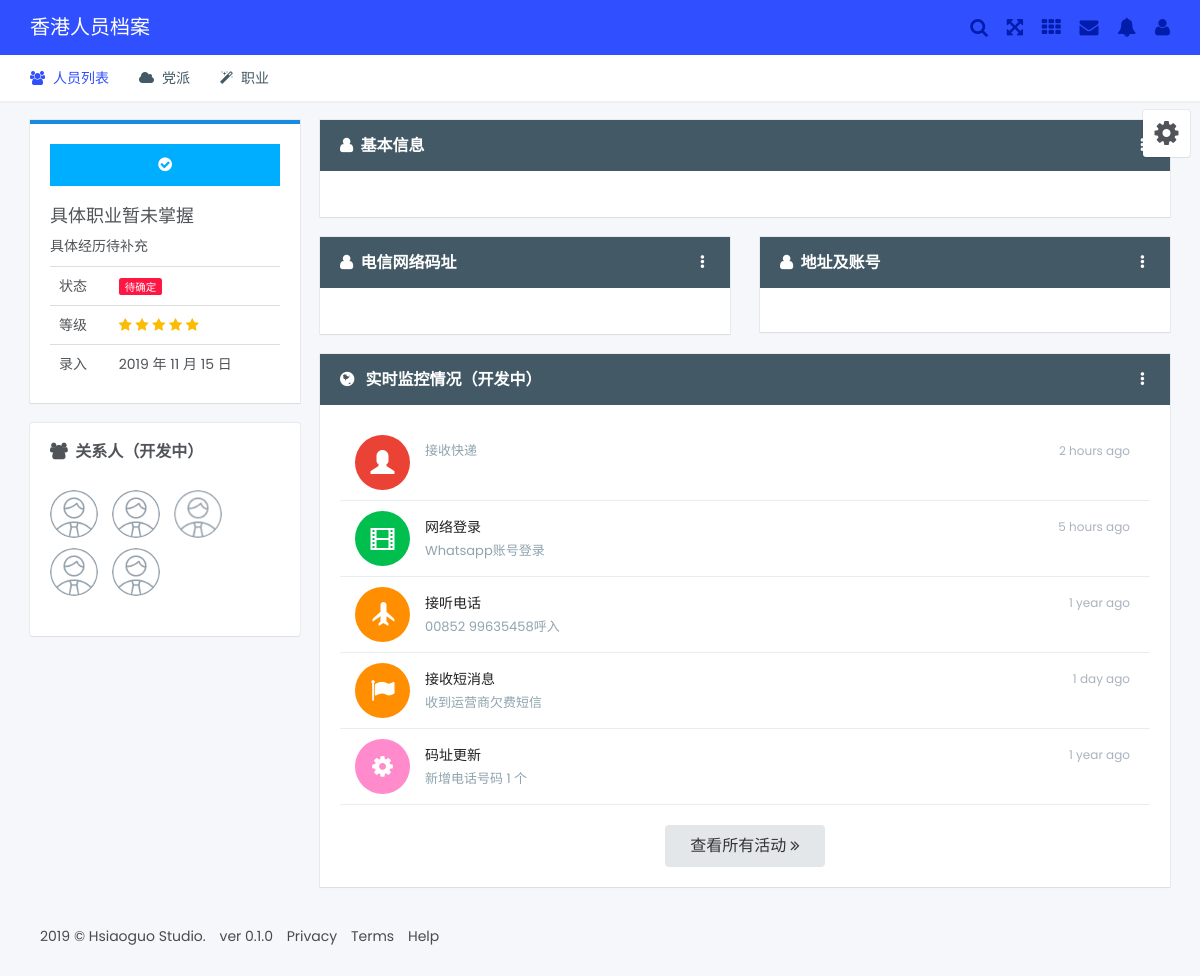
Page /profile/5 on the earlier database version.
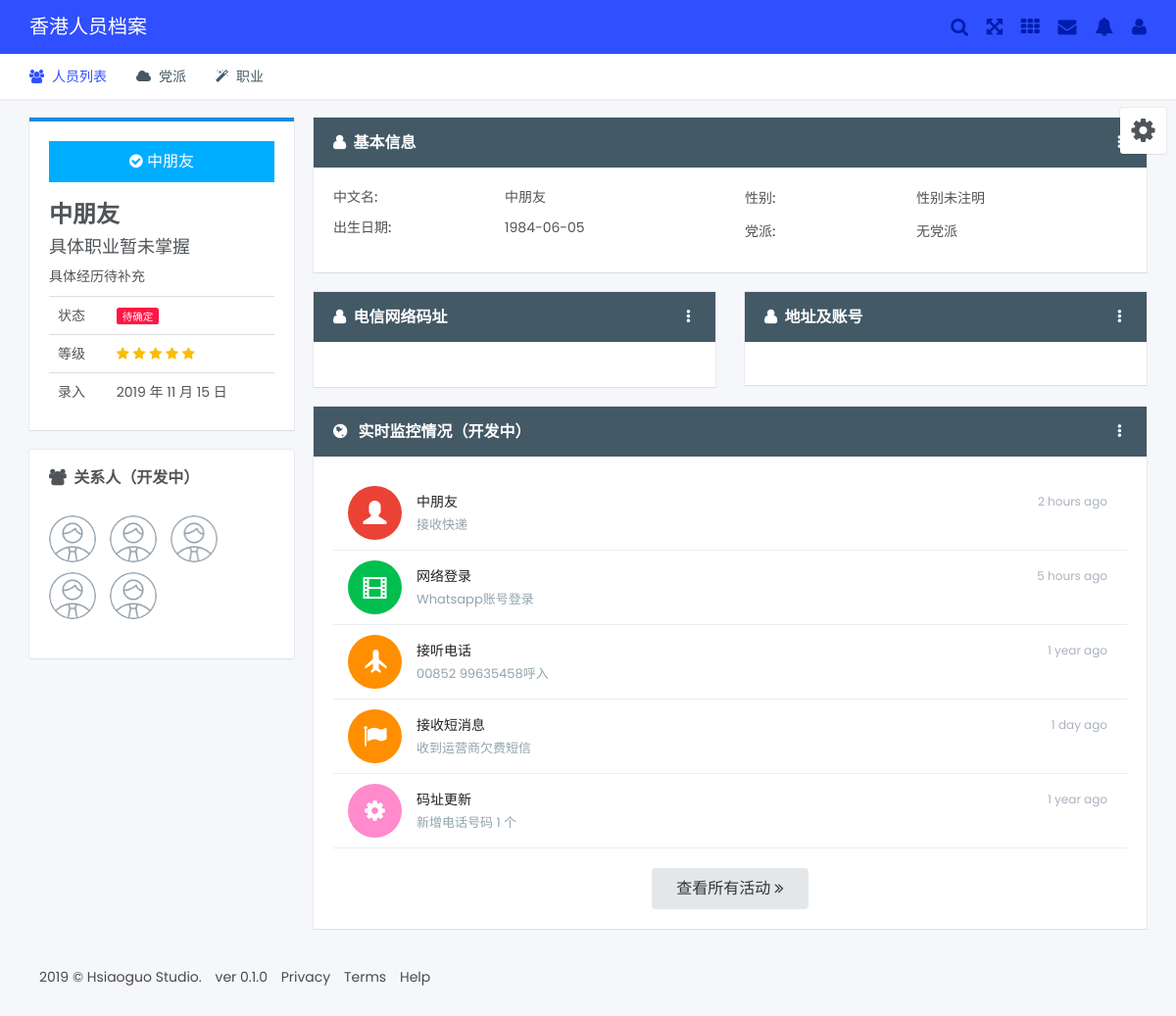
Same page on the later database version.
### hkprofile/models.py (models this page shows, shortened)
class PersonInfo(db.Model):
    __tablename__ = 'person_info'
    id = db.Column(db.Integer(), primary_key=True, autoincrement=True)
    birthdate = db.Column(db.Date)
    for key in list(columns.keys())[1:3]+list(columns.keys())[4:5] + list(columns.keys())[6:22]:
        exec("%s = db.Column(db.String(255))" % key)
    for key in list(columns.keys())[22:]:
        exec("%s = db.Column(db.Text)" % key)
    avatar = db.relationship('Avatar')
    '''
    cn_name = db.Column(db.String(255))
    en_name = db.Column(db.String(255))
    gender = db.Column(db.String(32))
    id_num = db.Column(db.String(64))
    permit_num = db.Column(db.String(64))
    passport = db.Column(db.String(64))
    home_address = db.Column(db.String(255))
    post_address = db.Column(db.String(255))
    company_address = db.Column(db.String(255))
    bank_account = db.Column(db.String(64))
    party_tag = db.Column(db.String(255))
    occupation = db.Column(db.String(64))
    private_phone = db.Column(db.String(255))
    office_phone = db.Column(db.String(255))
    fax = db.Column(db.String(255))
    other_number = db.Column(db.String(255))
    email = db.Column(db.String(255))
    internet_account = db.Column(db.String(255))
    home_page = db.Column(db.String(255))
    family = db.Column(db.Text)
    hobby = db.Column(db.Text)
    experience = db.Column(db.Text)
    event = db.Column(db.Text)
    stain = db.Column(db.Text)
    '''

### hkprofile/controllers/profiles.py (the view)
@profile.route('/<int:person_id>')
def detail(person_id=0):
    p = PersonInfo.query.get(person_id)
    return render_template('profile.html', p=p)

### hkprofile/templates/profile.html (shortened to what the changed rows need)
{% extends "base.html" %}
{% block content %}
<div class="col-md-3 col-xs-12">
	<div class="box-content bordered primary margin-bottom-20">
		<div class="profile-avatar">
			<a href="#" class="btn btn-block btn-friend"><i class="fa fa-check-circle"></i> {% if p.cn_name %} {{ p.cn_name }} {% else %} {{ p.en_name }} {% endif %} </a>
			<h3><strong>{% if p.cn_name %} {{ p.cn_name }} {% else %} {{ p.en_name }} {% endif %}</strong></h3>
			<h4>{% if p.occupation %} {{ p.occupation }} {% else %} 具体职业暂未掌握 {% endif %}</h4>
			<p>{% if p.experience %} {{ p.experience }} {% else %} 具体经历待补充 {% endif %}</p>
		</div>
	</div>
</div>
<div class="col-md-9 col-xs-12">
	<div class="row">
		<div class="col-md-12 col-xs-12">
			<div class="box-content card">
				<div class="card-content">
					<div class="row">
						<div class="col-md-6">
							<div class="row">
								{% if p.cn_name %}
								<div class="col-xs-5"><label>中文名:</label></div>
								<div class="col-xs-7">{{ p.cn_name }}</div>
								{% endif %}
							</div>
						</div>
						<div class="col-md-6">
						</div>
						<div class="col-md-6">
							<div class="row">
								{% if p.gender %}
								<div class="col-xs-5"><label>性别:</label></div>
								<div class="col-xs-7">{{ p.gender }}</div>
								{% endif %}
							</div>
						</div>
						<div class="col-md-6">
							<div class="row">
								{% if p.birthdate %}
								<div class="col-xs-5"><label>出生日期:</label></div>
								<div class="col-xs-7">{{ p.birthdate }}</div>
								{% endif %}
							</div>
						</div>
						<div class="col-md-6">
						</div>
						<div class="col-md-6">
						</div>
						<div class="col-md-6">
						</div>
						<div class="col-md-6">
						</div>
						<div class="col-md-6">
							<div class="row">
								{% if p.party_tag %}
								<div class="col-xs-5"><label>党派:</label></div>
								<div class="col-xs-7">{{ p.party_tag }}</div>
								{% endif %}
							</div>
						</div>
						<div class="col-md-6">
						</div>
						<div class="col-md-6">
						</div>
						<div class="col-md-6">
						</div>
					</div>
				</div>
			</div>
		</div>
	</div>
	<div class="row">
		<div class="col-md-12 col-xs-12">
			<div class="box-content card">
				<div class="card-content">
					<ul class="notice-list">
						<li>
							<a href="#">
								<span class="avatar bg-danger"><i class="glyphicon glyphicon-user"></i></span>
								<span class="name">{% if p.cn_name %} {{ p.cn_name }} {% else %} {{ p.en_name }} {% endif %}</span>
								<span class="desc">接收快递</span>
								<span class="time">2 hours ago</span>
							</a>
						</li>
					</ul>
				</div>
			</div>
		</div>
	</div>
</div>
{% endblock %}

Differences in the rows shown:
added PersonInfo: cn_name "中朋友", gender "性别未注明", birthdate "1984-06-05", party_tag "无党派"
Other differences:
text now shown: "中文名: 性别: 出生日期: 党派:"
